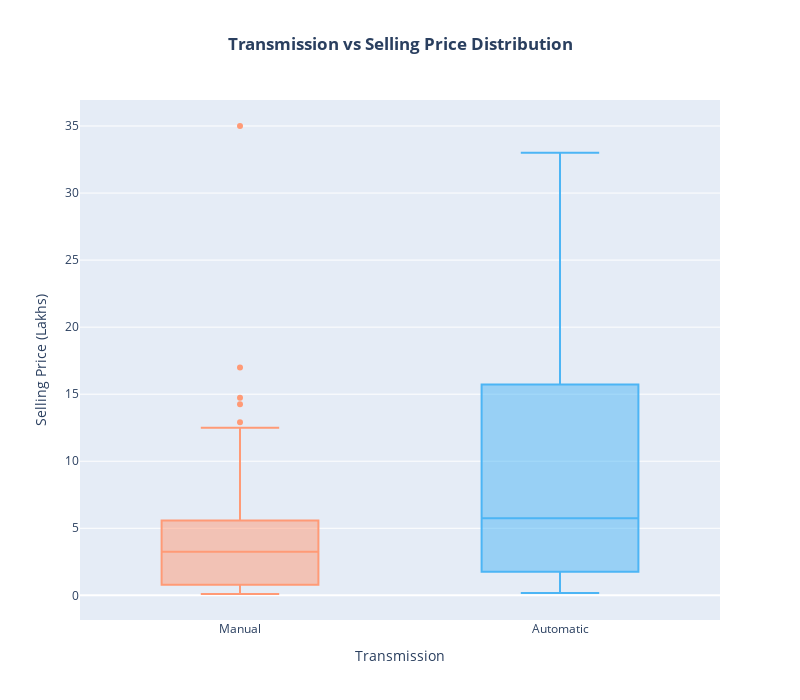

Source (notebook cell):
### Markdown cell above
#### Transmission vs Selling Price Distribution

### Code cell
import plotly.express as px

fig = px.box(
    df_cleaned,
    x="Transmission",
    y="Selling_Price",
    color="Transmission",
    color_discrete_sequence=['#FF9A76', '#4CB5F5'],  # Orange/blue palette
    title="<b>Transmission vs Selling Price Distribution</b>",
    labels={"Selling_Price": "Selling Price (Lakhs)"},
    width=800,
    height=700
).update_layout(showlegend=False, title_x=0.5)
fig.show()

### Figure 1 — Plotly figure (JSON) as saved in the notebook; plotly's stock layout.template omitted (floating-point values rounded to 4 significant figures; data arrays with more than 128 entries replaced by an {"elided": "..."} marker saying what was removed)
{"data": [{"alignmentgroup": "True", "hovertemplate": "Transmission=%{x}<br>Selling Price (Lakhs)=%{y}<extra></extra>", "legendgroup": "Manual", "marker": {"color": "#FF9A76"}, "name": "Manual", "notched": false, "offsetgroup": "Manual", "orientation": "v", "showlegend": true, "type": "box", "x": {"elided": "260 str values"}, "x0": " ", "xaxis": "x", "y": {"elided": "260 float values"}, "y0": " ", "yaxis": "y"}, {"alignmentgroup": "True", "hovertemplate": "Transmission=%{x}<br>Selling Price (Lakhs)=%{y}<extra></extra>", "legendgroup": "Automatic", "marker": {"color": "#4CB5F5"}, "name": "Automatic", "notched": false, "offsetgroup": "Automatic", "orientation": "v", "showlegend": true, "type": "box", "x": ["Automatic", "Automatic", "Automatic", "Automatic", "Automatic", "Automatic", "Automatic", "Automatic", "Automatic", "Automatic", "Automatic", "Automatic", "Automatic", "Automatic", "Automatic", "Automatic", "Automatic", "Automatic", "Automatic", "Automatic", "Automatic", "Automatic", "Automatic", "Automatic", "Automatic", "Automatic", "Automatic", "Automatic", "Automatic", "Automatic", "Automatic", "Automatic", "Automatic", "Automatic", "Automatic", "Automatic", "Automatic", "Automatic", "Automatic"], "x0": " ", "xaxis": "x", "y": [7.5, 4.4, 5.85, 7.5, 7.75, 14.9, 23, 18, 16, 3.6, 19.99, 18.75, 23.5, 33, 19.75, 1.5, 5.25, 14.5, 23, 2.5, 4, 20.75, 0.48, 0.45, 0.45, 0.4, 0.35, 0.35, 0.25, 0.25, 0.17, 5.15, 4.5, 5.11, 11.45, 5.4, 10.9, 7.4, 5.75], "y0": " ", "yaxis": "y"}], "layout": {"boxmode": "overlay", "height": 700, "legend": {"title": {"text": "Transmission"}, "tracegroupgap": 0}, "showlegend": false, "title": {"text": "<b>Transmission vs Selling Price Distribution</b>", "x": 0.5}, "width": 800, "xaxis": {"anchor": "y", "autorange": true, "categoryarray": ["Manual", "Automatic"], "categoryorder": "array", "domain": [0, 1], "range": [-0.5, 1.5], "title": {"text": "Transmission"}, "type": "category"}, "yaxis": {"anchor": "x", "autorange": true, "domain": [0, 1], "range": [-1.839, 36.94], "title": {"text": "Selling Price (Lakhs)"}, "type": "linear"}}}
